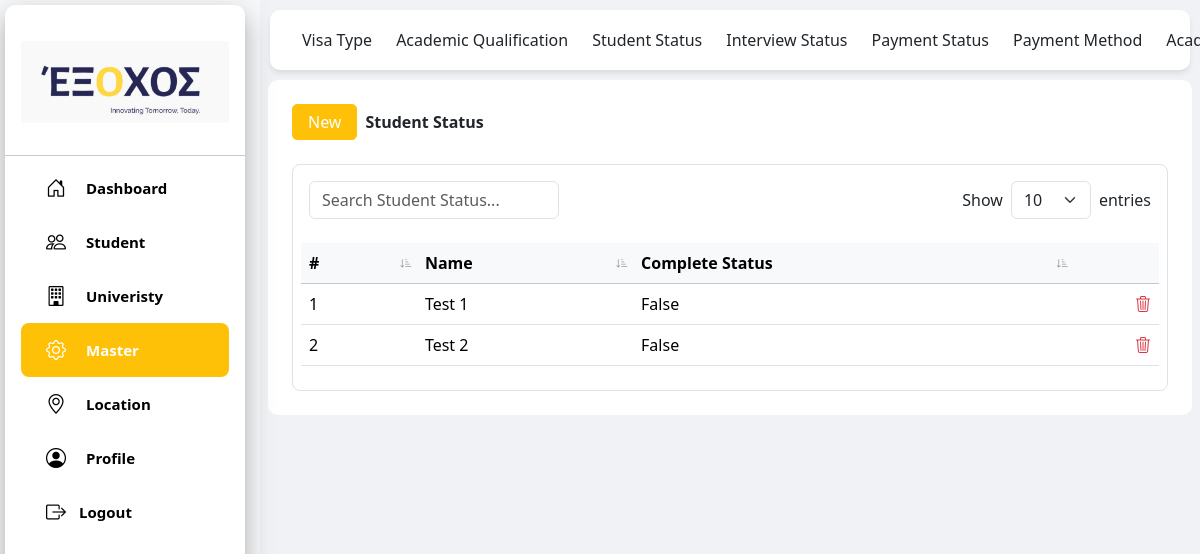
Page /contact/studenstatus/ on the committed database.
### contact/models.py (models this page shows, shortened)
class StudentStatus(models.Model):
    name = models.CharField(max_length=100, null=True, blank=True)
    is_completed = models.BooleanField(null=True, blank=True)

### contact/views.py (the view)
# urls.py: path('studenstatus/', views.studenstatus, name='studenstatus'),
def studenstatus(request):
    student_statuses = StudentStatus.objects.all().order_by('id')
    return render(request, 'studentstatus_page.html', {'student_status_name': student_statuses, 'page_title': 'Student Status'})

### templates/studentstatus_page.html (shortened to what this page needs)
{% load static %}
<!DOCTYPE html>
<html lang="en">
<head>
    <script src="https://cdn.tailwindcss.com"></script>
    <link href="https://cdn.jsdelivr.net/npm/bootstrap@5.3.2/dist/css/bootstrap.min.css" rel="stylesheet">
    <link rel="stylesheet" href="https://cdn.jsdelivr.net/npm/bootstrap-icons@1.11.3/font/bootstrap-icons.css">
    <link rel="stylesheet" href="https://cdn.datatables.net/1.13.6/css/jquery.dataTables.min.css">
</head>
<body class="bg-light">
    {% include "student_header.html"%}
    <div class="top-header" style="border-radius: 10px; margin:10px">
        <div class="container-fluid">
            <div class="d-flex justify-content-start">
                <a class="navbar-brand text-dark me-4" href="{% url 'contact:visa'%}">Visa Type</a>
                <a class="navbar-brand text-dark me-4" href="{% url 'contact:academic'%}">Academic Qualification</a></li>
                <a class="navbar-brand text-dark me-4" href="{% url 'contact:studenstatus'%}">Student Status</a>
                <a class="navbar-brand text-dark me-4" href="{% url 'contact:interviewstatus'%}">Interview Status</a>
                <a class="navbar-brand text-dark me-4" href="{% url 'contact:paymentstatus'%}">Payment Status</a>
                <a class="navbar-brand text-dark me-4" href="{% url 'contact:paymentmethod'%}">Payment Method</a>
                <a class="navbar-brand text-dark me-4" href="{% url 'contact:academicyear'%}">Academic Year</a>
            </div>
        </div>
    </div>
    <div class="content-wrapper">
        <div class="bg-white p-4 mx-2" style="border-radius: 10px;">
            <div class="d-flex align-items-center mb-4 gap-2">
                <button type="button" class="btn btn-warning"
                    style="padding:5px 15px; border-radius: 5px; color:white; text-decoration: none;"
                    data-bs-toggle="modal" data-bs-target="#studentstatusModal">
                    New
                </button>
                <b>{{ page_title }}</b>
            </div>
            <div class="position-fixed top-0 end-0 p-3" style="z-index: 1100">
            </div>
            <main>
                <div class="bg-white overflow-hidden border border-gray-100 rounded-lg">
                    <div class="d-flex justify-content-between align-items-center p-3">
                        <div class="d-flex align-items-center">
                            <input type="text" id="searchInput" class="form-control" placeholder="Search Student Status..." style="width: 250px;">
                        </div>
                        <div class="d-flex align-items-center">
                            <label for="pageSize" class="me-2 mb-0">Show</label>
                            <select id="pageSize" class="form-select w-auto" style="min-width: 80px;">
                                <option value="10" selected>10</option>
                            </select>
                            <span class="ms-2">entries</span> </div>
                    </div>
                    <div class="overflow-x-auto m-2">
                        <table class="table table-hover" id="studentTable">
                            <thead class="bg-light">
                                <tr class="table-light">
                                    <th class="sortable text-start" data-column-index="0"># <span class="sort-icon bi bi-sort-down-alt"></span></th>
                                    <th class="sortable text-start" data-column-index="1">Name <span class="sort-icon bi bi-sort-down-alt"></span></th>
                                    <th class="sortable text-start" data-column-index="2">Complete Status <span class="sort-icon bi bi-sort-down-alt"></span></th>
                                    <th></th>
                                </tr>
                            </thead>
                            <tbody>
                                {% for student in student_status_name %}
                                <tr>
                                    <td class="">
                                        {{ forloop.counter }}
                                    </td>
                                    <td class="">
                                        <a href="#" style="color:black; text-decoration:none;" class="open-edit-modal"
                                        data-bs-toggle="modal" data-bs-target="#EditSSModal" data-ss-id="{{ student.id }}"
                                        data-ss-name="{{ student.name }}" data-ss-complete="{{ student.is_completed }}">
                                            {{ student.name }}
                                        </a>
                                    </td>
                                    <td class="">
                                        {{ student.is_completed }}
                                    </td>
                                    <td class="" style="text-align: end;">
                                        <a href="#"style="color:red; text-decoration:none;" class="open-edit-modal"
                                            data-bs-toggle="modal" data-bs-target="#DeleteSSModal" data-delete-id="{{ student.id }}"
                                            data-delete-name="{{ student.name }}"  data-url="{% url 'contact:studentstatus_delete' student.id %}">
                                            <i class="bi bi-trash3 text-danger"></i>
                                        </a>
                                    </td>
                                </tr>
                                {% endfor %}
                            </tbody>
                        </table>
                    </div>
                </div>
            </main>
        </div>
    </div>
</body>

### templates/studentstatus_page.html (style rules this page uses)
.content-wrapper { margin-left: 260px; padding-top: 80px; background-color: #f0f2f5; min-height: 100vh; }
.top-header { position: fixed; top: 0; left: 260px; right: 0; z-index: 1020; background: #fff; box-shadow: 0 4px 6px -1px rgba(0, 0, 0, 0.1); height: 60px; display: flex; align-items: center; justify-content: space-between; padding: 0 20px; }
th.sortable { cursor: pointer; position: relative; padding-right: 25px; }
.sort-icon { position: absolute; right: 5px; top: 50%; transform: translateY(-50%); font-size: 0.75rem; color: #999; transition: color 0.2s; }
.sortable .bi-sort-down-alt { color: #999; }

### rows in the picture
StudentStatus: name "Test 1", is_completed "False"
StudentStatus: name "Test 2", is_completed "False"

### other values in the picture
{{ page_title }} "Student Status"
